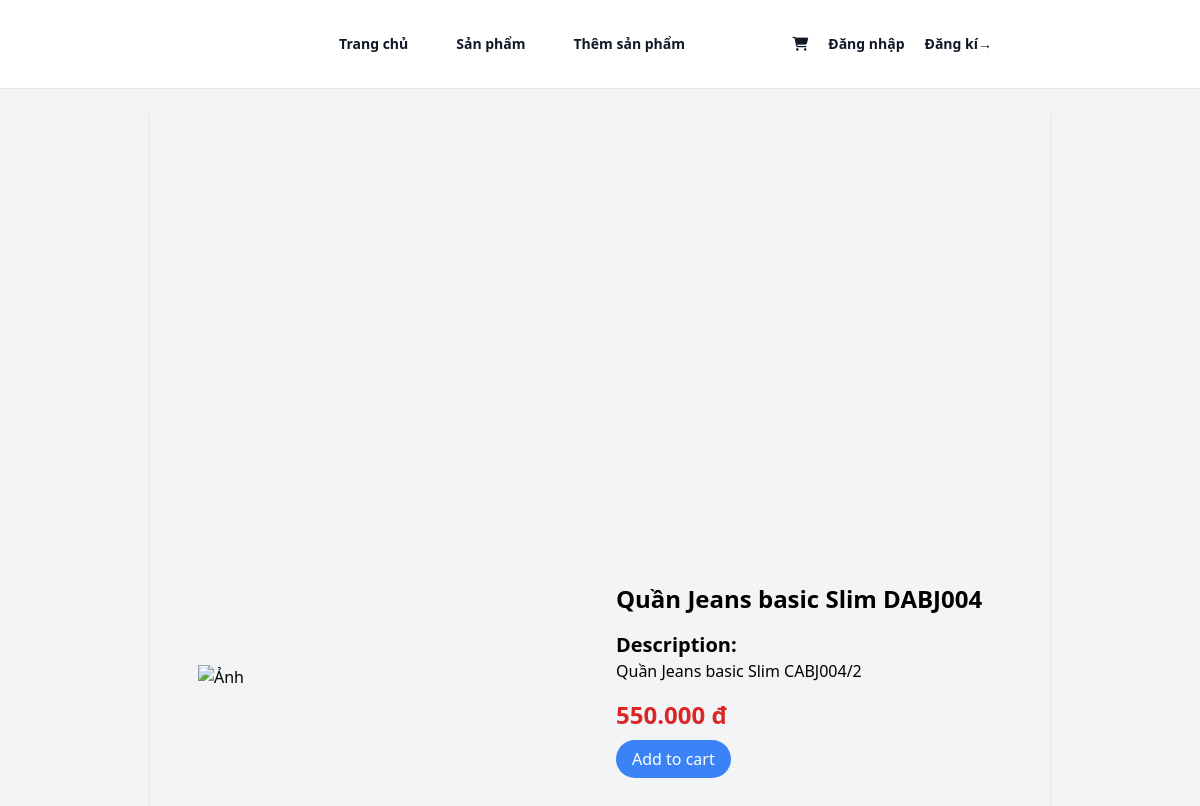
Page /detail/32/ on the committed database.
### home/models.py (models this page shows, shortened)
class Item(models.Model):
    name = models.CharField(max_length=100)
    price = models.DecimalField(max_digits=10, decimal_places=2)
    description = models.TextField()
    image_link = models.ImageField()
    created_at = models.DateTimeField(auto_now_add=True)
    created_by = models.ForeignKey(User, related_name='items', on_delete=models.CASCADE)
    category = models.ForeignKey(Category, related_name='items', on_delete=models.CASCADE)
    class Meta:
        ordering = ('name',)
        verbose_name_plural = 'Items'

### home/views.py (the view)
# urls.py: path('detail/<int:pk>/', views.detail, name = 'detail'),
def detail(request, pk):
    item = get_object_or_404(Item, pk=pk)
    return render(request, 'home/detail.html',{
        'item': item,
    })

### home/template/home/detail.html (shortened to what this page needs)
{% extends 'home/base.html' %}
{% block content %}
<div class="bg-gray-100 min-h-screen flex justify-center">
    <div class="w-full p-4 lg:p-8 shadow-md lg:w-3/4 lg:flex lg:items-center lg:mx-auto mt-5">
        <div class="lg:w-1/2 p-4">
            {% if 'http' in item.image_link.url %}
            {% with https_url=item.image_link.url|slice:'16:'|safe %}
                <img src="https://{{ https_url }}" alt="Ảnh" class="w-full h-auto">
            {% endwith %}
            {% else %}
            <img src="{{ item.image_link.url }}" alt="Product" class="w-full h-auto">
            {%endif%}
        </div>
        <div class="lg:w-1/2 p-4">
            <h1 class="text-2xl font-bold">{{item.name}}</h1>
            <div class="mt-4">
                <h2 class="text-xl font-semibold">Description:</h2>
                <p>{{item.description}}</p>
            </div>
            <div class="mt-4">
                <p class="text-2xl text-red-600 font-semibold">{{item.price|floatformat:3}} đ</p>
            </div>
            <div class="mt-4">
                <a href="{% url 'Cart:cart_add' item.id %}" class="bg-blue-500 text-white py-2 px-4 rounded-full">Add to cart</a>
            </div>
        </div>
    </div>
</div>
{% endblock %}

### rows in the picture
Item: name "Quần Jeans basic Slim DABJ004", description "Quần Jeans basic Slim CABJ004/2", price "550.000"
